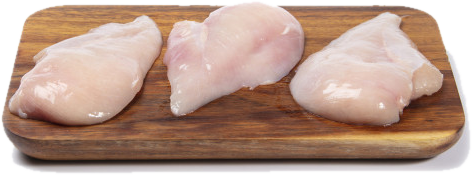
#> input picture viikkotarjoukset/kuvat/100186.png, 472 x 175 px, given as the content of the folder kuvat/100186.png, which was not available
$ python valmistele_kuvat.py kuvat/100186.png
#> lines starting #> are read from the running program, lines starting #| are printed output that depends on the picture; after the words box and inside, x2 and y2 are one past the last pixel; in counts of white or black regions, pixels touching at a corner belong together
"""Valmistelee tuotekuvat ja QR-koodit rakenna.py:tä varten.

    python3 viikkotarjoukset/valmistele_kuvat.py <kuvakansio> [<qr-kansio>] [--ai 104826,...] [--kuori 145128,...]

--ai: luettelon tuotenumeroiden taustat poistetaan tekoälymallilla (rembg),
kun tuote itse on valkoinen ja tavallinen poisto syö siitä palan.
--kuori: tuotteesta pidetään kaikki sen ulkoreunan sisällä (täytetty kupera kuori),
kun vaalea pussi tai pakkaus muuten saisi reikiä.

Tuotekuvat: tiedostonimen alussa oleva tuotenumero (esim. "137653_lohi.png")
ratkaisee tuotteen. Valkoinen tausta poistetaan reunoilta alkaen, joten kuva
istuu vihreälle pohjalle kuten alkuperäisissä PDF:issä. Tulos: kuvat/<tuotenro>.png

QR-koodit kopioidaan sellaisenaan kansioon qr/ (PNG-muodossa); rakenna.py
yhdistää ne käyttövinkkeihin tiedostonimen ensimmäisen sanan perusteella.
"""
import os
import re
import sys
import unicodedata
from collections import deque

from PIL import Image, ImageFilter

HERE = os.path.dirname(os.path.abspath(__file__))


def remove_white_bg(im, tol=24):
    im = im.convert("RGBA")
    w, h = im.size
    px = im.load()
    near_white = lambda p: p[3] < 16 or min(p[:3]) >= 255 - tol
    bg = bytearray(w * h)
    q = deque()
    for x in range(w):
        q.extend(((x, 0), (x, h - 1)))
    for y in range(h):
        q.extend(((0, y), (w - 1, y)))
    while q:
        x, y = q.popleft()
        i = y * w + x
        if bg[i] or not near_white(px[x, y]):
            continue
        bg[i] = 1
        if x > 0: q.append((x - 1, y))
        if x < w - 1: q.append((x + 1, y))
        if y > 0: q.append((x, y - 1))
        if y < h - 1: q.append((x, y + 1))
    mask = Image.frombytes("L", (w, h), bytes(0 if b else 255 for b in bg))
    mask = Image.composite(mask, Image.new("L", (w, h), 0), im.getchannel("A"))
    mask = mask.filter(ImageFilter.MinFilter(3)).filter(ImageFilter.GaussianBlur(0.8))
    im.putalpha(mask)
    return im


def remove_bg_ai(im):
    from rembg import new_session, remove  # pip install "rembg[cpu]"
    out = remove(im.convert("RGB"), session=new_session("isnet-general-use")).convert("RGBA")
    out.putalpha(out.getchannel("A").point(lambda v: 0 if v < 12 else v))  # hajapikselit pois
    return out


def remove_bg_hull(im, white=246):
    import cv2  # pip install opencv-python-headless
    import numpy as np
    arr = np.array(im.convert("RGB"))
    fg = (arr.min(axis=2) < white).astype(np.uint8) * 255
    fg = cv2.morphologyEx(fg, cv2.MORPH_OPEN, np.ones((3, 3), np.uint8))
    cnts, _ = cv2.findContours(fg, cv2.RETR_EXTERNAL, cv2.CHAIN_APPROX_NONE)
    hull = cv2.convexHull(np.vstack([c for c in cnts if cv2.contourArea(c) > 50]))
    mask = np.zeros(fg.shape, np.uint8)
    cv2.fillPoly(mask, [hull], 255)
    m = Image.fromarray(mask).filter(ImageFilter.MinFilter(3)).filter(ImageFilter.GaussianBlur(0.8))
    out = im.convert("RGBA")
    out.putalpha(m)
    return out


def main(src, qr_src=None, ai_codes=(), hull_codes=()):
    os.makedirs(os.path.join(HERE, "kuvat"), exist_ok=True)
    for name in sorted(os.listdir(src)):
        m = re.match(r"(\d{5,})", unicodedata.normalize("NFC", name))
        if not m or name.startswith("."):
            continue
        im = Image.open(os.path.join(src, name))
        if m.group(1) in hull_codes:
            im = remove_bg_hull(im)
        elif m.group(1) in ai_codes:
            im = remove_bg_ai(im)
        else:
            im = remove_white_bg(im)
        bbox = im.getbbox()
        if bbox:
            im = im.crop(bbox)
        im.thumbnail((900, 900), Image.LANCZOS)
        out = os.path.join(HERE, "kuvat", f"{m.group(1)}.png")
        im.save(out, optimize=True)
        print(out, im.size)
    if qr_src:
        os.makedirs(os.path.join(HERE, "qr"), exist_ok=True)
        for name in sorted(os.listdir(qr_src)):
            if name.startswith(".") or not name.lower().endswith((".gif", ".png", ".jpg", ".jpeg")):
                continue
            stem = unicodedata.normalize("NFC", os.path.splitext(name)[0])
            out = os.path.join(HERE, "qr", f"{stem}.png")
            src_im = Image.open(os.path.join(qr_src, name)).convert("RGBA")
            qr = Image.new("RGB", src_im.size, "white")
            qr.paste(src_im, mask=src_im.getchannel("A"))
            # terävä suurennos, jotta moduulit pysyvät painossa teräväreunaisina
            qr.resize((qr.width * 6, qr.height * 6), Image.NEAREST).save(out)
            print(out)


if __name__ == "__main__":
    args = sys.argv[1:]
    opts = {}
    for flag in ("--ai", "--kuori"):
        if flag in args:
            i = args.index(flag)
            opts[flag] = tuple(args[i + 1].split(","))
            del args[i:i + 2]
    main(*args[:2], ai_codes=opts.get("--ai", ()), hull_codes=opts.get("--kuori", ()))
#> in main, im is the input picture: PIL image 472x175 RGBA; mean R, G, B, A 182.8, 153, 138.2, 226.5
#> in remove_white_bg, `mask = Image.frombytes("L", (w, h), bytes(0 if b else 255 for b in bg))`:
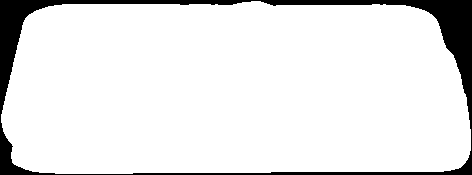
#> mask: PIL image 472x175 L; 90.4% white; 1 black region, box (x1, y1, x2, y2) and area: (0, 0, 472, 175) 7924
#> in remove_white_bg, `mask = Image.composite(mask, Image.new("L", (w, h), 0), im.getchannel(..`:
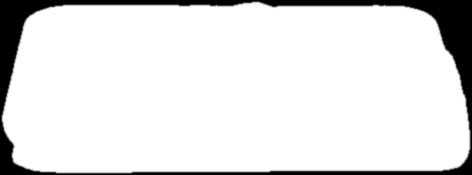
#> mask: PIL image 472x175 L; min 0, max 255, mean 226.4
#> in remove_white_bg, `mask = mask.filter(ImageFilter.MinFilter(3)).filter(ImageFilter.Gaussi..`:
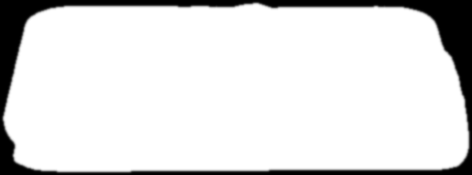
#> mask: PIL image 472x175 L; min 0, max 255, mean 222.5
#> in main, `bbox = im.getbbox()`: bbox = (0, 0, 472, 175)
#| viikkotarjoukset/kuvat/100186.png (472, 175)

$ run again, on viikkotarjoukset/kuvat/102936.png
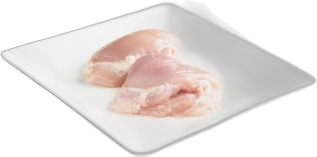
#> input picture viikkotarjoukset/kuvat/102936.png, 317 x 157 px, given as the content of the folder kuvat/102936.png, which was not available
#> in main, im is the input picture: PIL image 317x157 RGBA; mean R, G, B, A 111.5, 105.4, 103.3, 122.8
#> in remove_white_bg, `mask = Image.frombytes("L", (w, h), bytes(0 if b else 255 for b in bg))`:
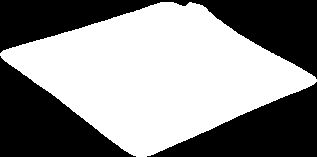
#> mask: PIL image 317x157 L; 54.5% white; 3 black regions, box (x1, y1, x2, y2) and area: (0, 0, 317, 79) 9638, (0, 56, 136, 157) 6712, (147, 82, 317, 157) 6307
#> in remove_white_bg, `im.putalpha(mask)`:
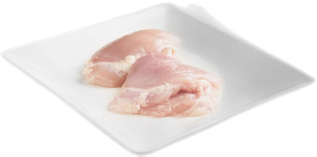
#> im: PIL image 317x157 RGBA; mean R, G, B, A 111.5, 105.4, 103.3, 118.1; transparent parts drawn white
#> bbox = (0, 1, 317, 157)
#| viikkotarjoukset/kuvat/102936.png (317, 156)
